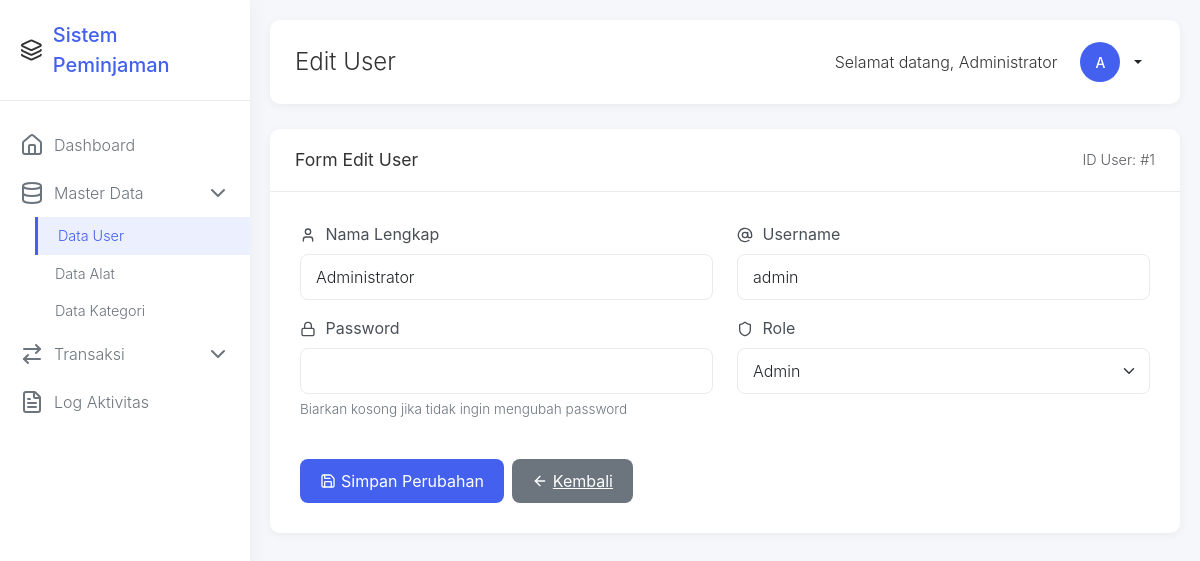
/admin/user_edit.php?id=1 (signed in), run on the app's committed database.
### tables this page shows
CREATE TABLE `users` (
  `id` int(11) NOT NULL,
  `nama` varchar(100) NOT NULL,
  `username` varchar(50) NOT NULL,
  `password` varchar(255) NOT NULL,
  `role` enum('admin','petugas','peminjam') NOT NULL,
  `created_at` timestamp NOT NULL DEFAULT current_timestamp()
);

### admin/user_edit.php (the view, shortened to what this page needs)
<?php
require_once '../config/database.php';
 $db = new Database();
 $conn = $db->getConnection();
if (isset($_GET['id'])) {
    $id = $_GET['id'];
    $stmt = $conn->prepare("SELECT * FROM users WHERE id = ?");
    $stmt->bind_param("i", $id);
    $stmt->execute();
    $result = $stmt->get_result();
    $user = $result->fetch_assoc();
} else {
    header("Location: users.php");
    exit();
}
?>
<!DOCTYPE html>
<html lang="id">
<head>
    <link href="https://cdn.jsdelivr.net/npm/bootstrap@5.3.0/dist/css/bootstrap.min.css" rel="stylesheet">
    <link rel="stylesheet" href="../assets/css/style.css">
</head>
<body>
    <aside class="sidebar" id="sidebar">
        <div class="sidebar-header">
            <i data-lucide="layers"></i>
            <span class="sidebar-logo">Sistem Peminjaman</span>
        </div>
        <nav class="sidebar-menu">
            <a href="dashboard.php" class="menu-item">
                <i data-lucide="home" class="menu-icon"></i>
                <span class="menu-text">Dashboard</span>
            </a>
            <div class="menu-item" data-bs-toggle="collapse" data-bs-target="#masterDataDropdown" aria-expanded="false">
                <i data-lucide="database" class="menu-icon"></i>
                <span class="menu-text">Master Data</span>
                <i data-lucide="chevron-down" class="menu-arrow"></i>
            </div>
            <div class="collapse dropdown-menu-custom show" id="masterDataDropdown">
                <a href="users.php" class="menu-item active">
                    <span class="menu-text">Data User</span>
                </a>
                <a href="alat.php" class="menu-item">
                    <span class="menu-text">Data Alat</span>
                </a>
                <a href="kategori.php" class="menu-item">
                    <span class="menu-text">Data Kategori</span>
                </a>
            </div>
            <div class="menu-item" data-bs-toggle="collapse" data-bs-target="#transaksiDropdown" aria-expanded="false">
                <i data-lucide="arrow-right-left" class="menu-icon"></i>
                <span class="menu-text">Transaksi</span>
                <i data-lucide="chevron-down" class="menu-arrow"></i>
            </div>
            <a href="log_activity.php" class="menu-item">
                <i data-lucide="file-text" class="menu-icon"></i>
                <span class="menu-text">Log Aktivitas</span>
            </a>
        </nav>
    </aside>
    <main class="main-content">
        <div class="top-header">
            <div style="display: flex; align-items: center;">
                <h1 class="page-title">Edit User</h1>
            </div>
            <div class="user-profile">
                <span style="margin-right: 10px;">Selamat datang, <?php echo $_SESSION['nama']; ?></span>
                <div class="dropdown">
                    <button class="btn btn-sm dropdown-toggle d-flex align-items-center" type="button" id="userDropdown" data-bs-toggle="dropdown" aria-expanded="false">
                        <div class="user-avatar">
                            <?php echo strtoupper(substr($_SESSION['nama'], 0, 1)); ?>
                        </div>
                    </button>
                </div>
            </div>
        </div>
        <div class="form-card">
            <div class="card-header-custom">
                <h5>Form Edit User</h5>
                <span class="text-muted" style="font-size: 0.9rem;">
                    ID User: #<?php echo $user['id']; ?>
                </span>
            </div>
            <div class="card-body-custom">
                <form method="POST" action="">
                    <div class="row">
                        <div class="col-md-6 mb-3">
                            <label for="nama" class="form-label">
                                <i data-lucide="user" style="width: 16px; height: 16px; margin-right: 5px;"></i>
                                Nama Lengkap
                            </label>
                            <input type="text" class="form-control" id="nama" name="nama" value="<?php echo $user['nama']; ?>" required>
                        </div>
                        <div class="col-md-6 mb-3">
                            <label for="username" class="form-label">
                                <i data-lucide="at-sign" style="width: 16px; height: 16px; margin-right: 5px;"></i>
                                Username
                            </label>
                            <input type="text" class="form-control" id="username" name="username" value="<?php echo $user['username']; ?>" required>
                        </div>
                    </div>
                    <div class="row">
                        <div class="col-md-6 mb-3">
                            <label for="password" class="form-label">
                                <i data-lucide="lock" style="width: 16px; height: 16px; margin-right: 5px;"></i>
                                Password
                            </label>
                            <input type="password" class="form-control" id="password" name="password">
                            <div class="form-text">Biarkan kosong jika tidak ingin mengubah password</div>
                        </div>
                        <div class="col-md-6 mb-3">
                            <label for="role" class="form-label">
                                <i data-lucide="shield" style="width: 16px; height: 16px; margin-right: 5px;"></i>
                                Role
                            </label>
                            <select class="form-select" id="role" name="role" required>
                                <option value="admin" <?php echo $user['role'] == 'admin' ? 'selected' : ''; ?>>Admin</option>
                            </select>
                        </div>
                    </div>
                    <div class="d-flex gap-2 mt-4">
                        <button type="submit" class="btn-custom btn-primary-custom">
                            <i data-lucide="save" style="width: 16px; height: 16px; margin-right: 5px;"></i>
                            Simpan Perubahan
                        </button>
                        <a href="users.php" class="btn-custom btn-secondary-custom">
                            <i data-lucide="arrow-left" style="width: 16px; height: 16px; margin-right: 5px;"></i>
                            Kembali
                        </a>
                    </div>
                </form>
            </div>
        </div>
    </main>
</body>
</html>

### assets/css/style.css (style rules this page uses)
body { font-family: 'Segoe UI', Tahoma, Geneva, Verdana, sans-serif; background-color: #f8f9fa; }
.btn { border-radius: 6px; font-weight: 500; transition: all 0.2s ease; }
.btn-sm { padding: 0.375rem 0.75rem; font-size: 0.875rem; }
.form-control, .form-select { border-radius: 6px; border: 1px solid #ced4da; transition: border-color 0.15s ease-in-out, box-shadow 0.15s ease-in-out; }

### admin/user_edit.php (style rules this page uses)
:root { --primary-color: #4361ee; --secondary-color: #3f37c9; --success-color: #06ffa5; --info-color: #00b4d8; --warning-color: #ffbe0b; --danger-color: #fb5607; --light-color: #f8f9fa; --dark-color: #212529; --sidebar-width: 250px; --sidebar-collapsed-width: 70px; }
body { font-family: 'Inter', 'Segoe UI', Tahoma, Geneva, Verdana, sans-serif; font-weight: 300; background-color: #f5f7fb; color: #333; }
.sidebar { position: fixed; top: 0; left: 0; height: 100vh; width: var(--sidebar-width); background-color: white; box-shadow: 0 0 20px rgba(0, 0, 0, 0.05); z-index: 1000; transition: all 0.3s ease; }
.sidebar-header { padding: 20px; border-bottom: 1px solid #eaeaea; display: flex; align-items: center; }
.sidebar-logo { font-size: 1.25rem; font-weight: 500; color: var(--primary-color); margin-left: 10px; }
.sidebar-menu { padding: 20px 0; }
.menu-item { padding: 12px 20px; display: flex; align-items: center; color: #6c757d; text-decoration: none; transition: all 0.2s ease; cursor: pointer; }
.menu-item.active { background-color: rgba(67, 97, 238, 0.1); color: var(--primary-color); border-left: 3px solid var(--primary-color); }
.menu-icon { margin-right: 10px; }
.menu-text { font-weight: 300; }
.dropdown-menu-custom { background-color: transparent; border: none; padding-left: 35px; }
.dropdown-menu-custom .menu-item { font-size: 0.9rem; padding: 8px 20px; }
.main-content { margin-left: var(--sidebar-width); padding: 20px; transition: all 0.3s ease; }
.top-header { background-color: white; padding: 15px 25px; border-radius: 10px; box-shadow: 0 2px 10px rgba(0, 0, 0, 0.05); margin-bottom: 25px; display: flex; justify-content: space-between; align-items: center; }
.page-title { font-size: 1.5rem; font-weight: 300; margin: 0; }
.user-profile { display: flex; align-items: center; }
.user-avatar { width: 40px; height: 40px; border-radius: 50%; background-color: var(--primary-color); color: white; display: flex; align-items: center; justify-content: center; margin-right: 10px; }
.form-card { background-color: white; border-radius: 10px; box-shadow: 0 2px 10px rgba(0, 0, 0, 0.05); overflow: hidden; }
.card-header-custom { padding: 20px 25px; border-bottom: 1px solid #eaeaea; display: flex; justify-content: space-between; align-items: center; }
.card-header-custom h5 { font-weight: 400; font-size: 1.1rem; margin: 0; }
.card-body-custom { padding: 30px; }
.form-label { font-weight: 400; color: #495057; margin-bottom: 8px; }
.form-control, .form-select { border: 1px solid #eaeaea; border-radius: 8px; padding: 10px 15px; font-weight: 300; transition: all 0.2s ease; }
.form-text { font-size: 0.85rem; color: #6c757d; margin-top: 5px; }
.btn-custom { padding: 10px 20px; border-radius: 8px; font-weight: 400; transition: all 0.2s ease; border: none; display: inline-flex; align-items: center; }
.btn-primary-custom { background-color: var(--primary-color); color: white; }
.btn-secondary-custom { background-color: #6c757d; color: white; }
.menu-arrow { margin-left: auto; transition: transform 0.3s ease; }

### data on the page
users: id "1", nama "Administrator", username "admin", role "Admin"

### other printed values
$_SESSION['nama'] "Administrator"
substr($_SESSION['nama'], 0, 1) "A"
